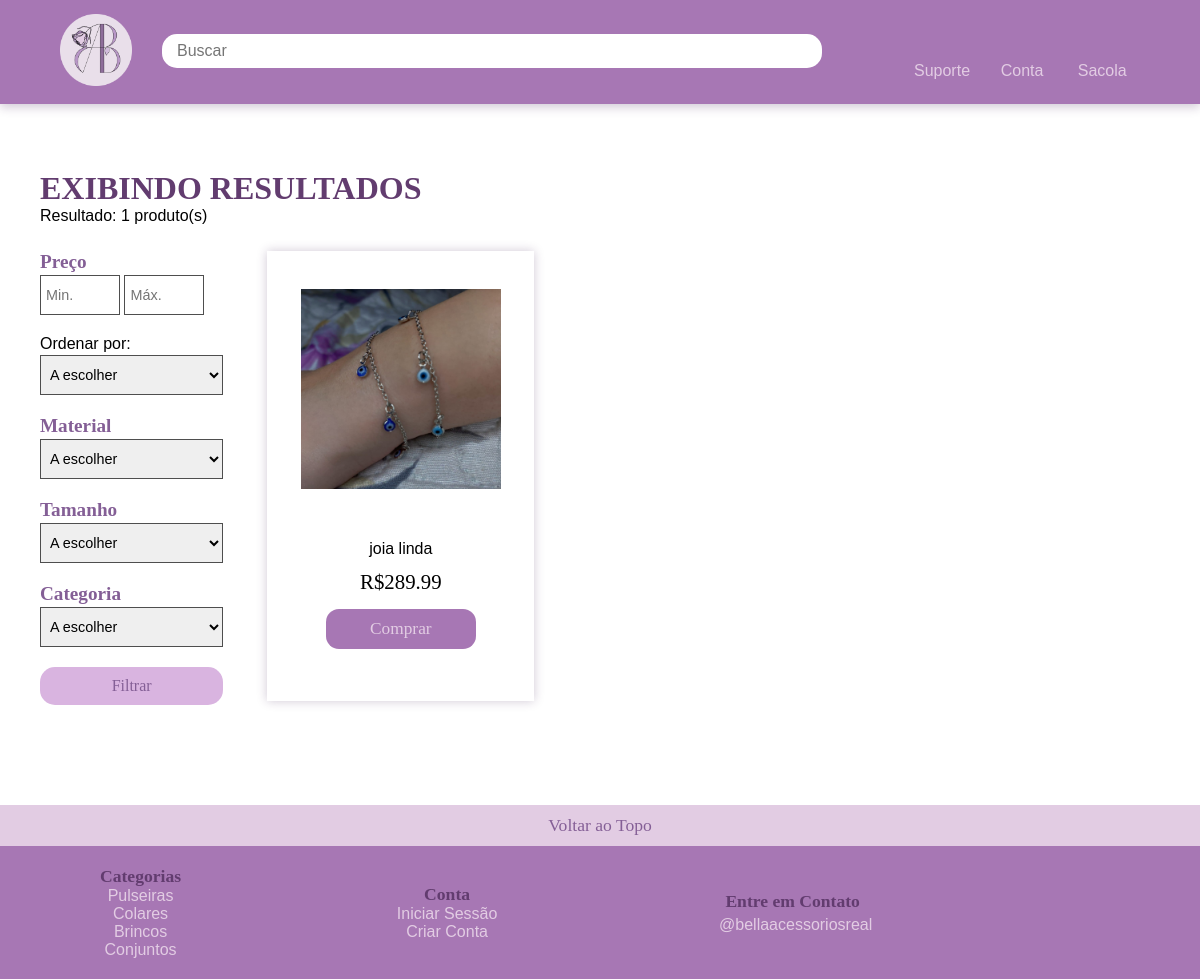
The page /paginas/pesquisa.php on the database as committed earlier.
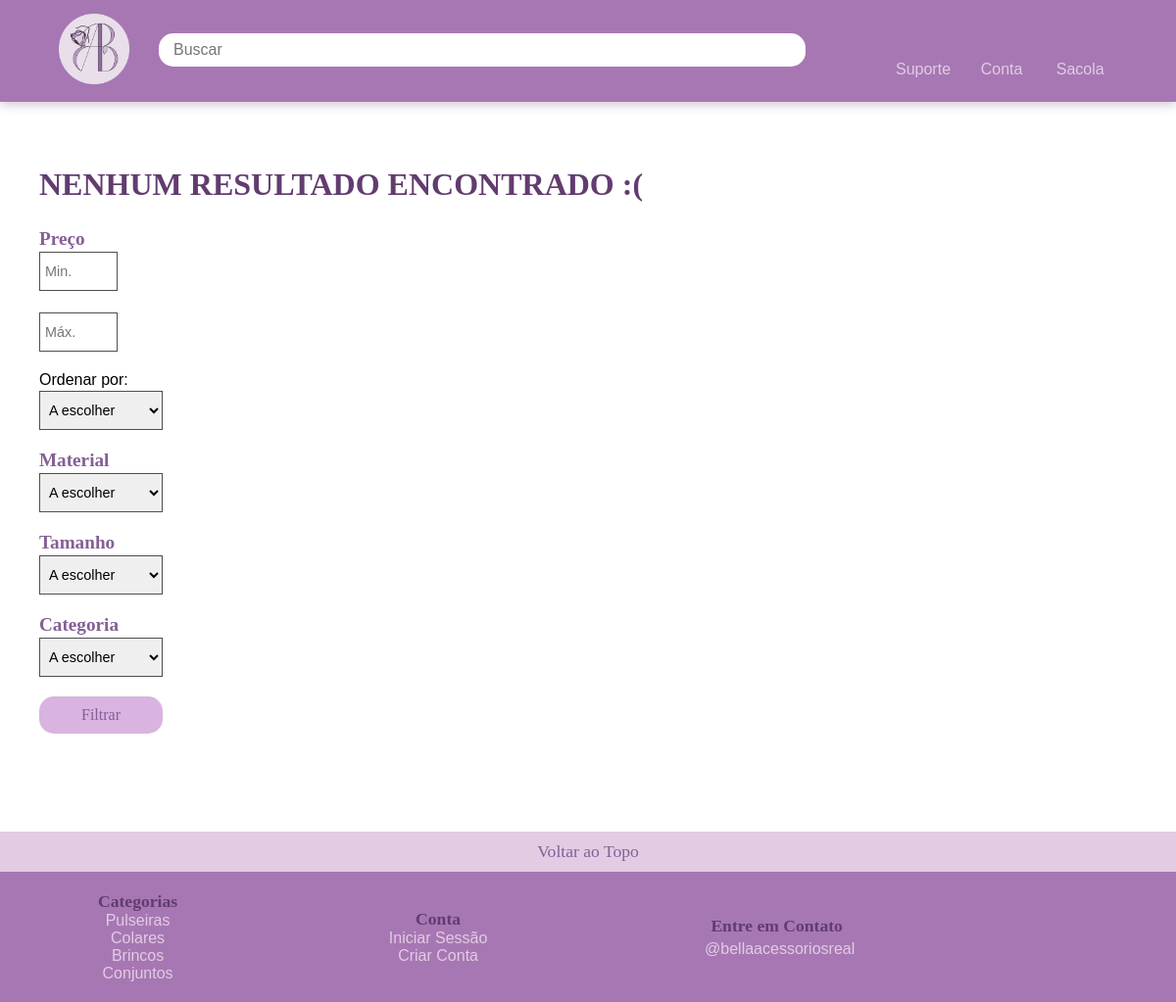
The same page on the database as committed later.
### tables this page shows
CREATE TABLE produto (
    id_prod INT(8) AUTO_INCREMENT PRIMARY KEY,
    descricao_prod VARCHAR(255) NOT NULL,
    nome_prod VARCHAR(80) NOT NULL,
    tipo_prod VARCHAR(80) NOT NULL,
    cor_prod VARCHAR(80) NOT NULL,
    material_prod VARCHAR(80) NOT NULL,
    tamanho_prod VARCHAR(80) NOT NULL,
    estoque INT(8) NOT NULL,
    preco DECIMAL(10,2) NOT NULL
) CHARSET = utf8;

### paginas/pesquisa.php (the view, shortened to what the changed rows need)
<!DOCTYPE html>
<html lang="pt-br">
<head>
    <link rel="stylesheet" href="../src/script/style.css">
    <link rel="stylesheet" href="../src/script/responsivo.css">
</head>
<body>
<?php
    include("../src/script/conexao.php");
    $pesquisa = isset($_POST['pesquisa']) ? $_POST['pesquisa'] : '';
    $result_pesquisa = "select * from produto where 1=1";
    $result_pesquisa .= " and (
        descricao_prod like '%$pesquisa%' or
        nome_prod like '%$pesquisa%' or
        tipo_prod like '%$pesquisa%' or
        cor_prod like '%$pesquisa%' or
        material_prod like '%$pesquisa%' or
        tamanho_prod like '%$pesquisa%'
    )";
    $resultados = mysqli_query($conexao, $result_pesquisa);
    $quantia_results = mysqli_num_rows($resultados);
    echo "<div id='container-produtos'>";
    if ($pesquisa != '' && mysqli_num_rows($resultados) > 0) {
        echo "<h1>EXIBINDO RESULTADOS PARA &#34;" . strtoupper(htmlspecialchars($pesquisa)) . "&#34;</h1>";
        echo "<p>Resultado: " . $quantia_results . " produto(s)</p>";
    } else if ($pesquisa != '' && mysqli_num_rows($resultados) == 0) {
        echo "<h1>NENHUM RESULTADO ENCONTRADO PARA &#34;" . strtoupper(htmlspecialchars($pesquisa)) . "&#34;</h1>";
    } else {
        if (mysqli_num_rows($resultados) == 0) {
            echo "<h1>NENHUM RESULTADO ENCONTRADO :( </h1>";
        } else {
            echo "<h1>EXIBINDO RESULTADOS</h1>";
            echo "<p>Resultado: " . $quantia_results . " produto(s)</p>";
        }
    }
    echo "<div id='pesquisa-prod'>";
    echo
    "<div id='filtro'>
        <form action='pesquisa.php' method='get' name='pesquisa-filtro' id='pesquisa-filtro'>
        <h1>Preço</h1>
            <span class='filtrar-preco'>
                <input type='text' class='txt-preco' name='min' id='min' placeholder='Min.'>
                <input type='text' class='txt-preco' name='max' id='max' placeholder='Máx.'>
            </span>
            <br>
        <label for='preco'>Ordenar por:</label>
        <select name='preco-ordem' id='preco-ordem'>
            <option value=''>A escolher</option>
            <option value='desc'>Maiores preços</option>
            <option value='asc'>Menores preços</option>
        </select>
        <h1>Material</h1>
        <select name='material' id='material'>
            <option value=''>A escolher</option>
            <option value='%Prata%'>Prata</option>
            <option value='%Joia%'>Pedras</option>
            <option value='%Aço Inoxidável%'>Aço inoxidável</option>
        </select>
        <h1>Tamanho</h1>
        <select name='tamanho' id='tamanho'>
            <option value=''>A escolher</option>
            <option value='pequeno'>Pequeno</option>
            <option value='médio'>Médio</option>
            <option value='grande'>Grande</option>
            <option value='ajustavel'>Ajustável</option>
        </select>
        <h1>Categoria</h1>
        <select name='categoria' id='categoria'>
            <option value=''>A escolher</option>
            <option value='%pulseira%'>Pulseiras</option>
            <option value='%colar%'>Colares</option>
            <option value='%brinco%'>Brincos</option>
            <option value='%conjunto%'>Conjuntos</option>
        </select>
        <input type='submit' value='Filtrar' class='btn-filtrar'>
        </form>
    </div>";
    echo "<div id='produtos-resultado'>";
    while ($row_produtos = mysqli_fetch_array($resultados)) {
        $id = $row_produtos['id_prod'];
        $nome_img = "../src/img/produto" . $id . ".png";
        echo
        "<div class='produto'>
            <a href='produto.php?id=$id'>
                <img src='$nome_img' alt='Produto'>
            </a>
            <div class='info-prod-mobile'>
                <div class='info-txt'>
                    <p>" . $row_produtos['nome_prod'] . "</p>
                    <p class='preco'> R$" . $row_produtos['preco'] .
                    "</p><p class='descricao-prod'>" . $row_produtos['descricao_prod'] . "</p>
                </div>
                <div class='botoes-produto'>
                <a href='produto.php?id=$id'>
                    <button class='btn-compra' btn-placeholder='Comprar'></button>
                </a>
                    <ion-icon name='bag-check-outline' class='icon-mobile-compra'></ion-icon>
                </div>
            </div>
        </div>";
    }
    echo "</div></div></div>";
?>
    <footer id="rodape">
       <span>
            <h1>Categorias</h1>
        </span>
        <span>
            <h1>Conta</h1>
        </span>
        <span>
            <h1>Entre em Contato</h1>
        </span>
    </footer>
</body>
</html>

Rows that differ between the two databases and show on the page:
removed produto: nome_prod "joia linda", preco "289.99"
Other text that changed with them:
$quantia_results: "1" → (not shown)
text no longer shown: "EXIBINDO RESULTADOS Resultado: produto(s)"
text now shown: "NENHUM RESULTADO ENCONTRADO :("
